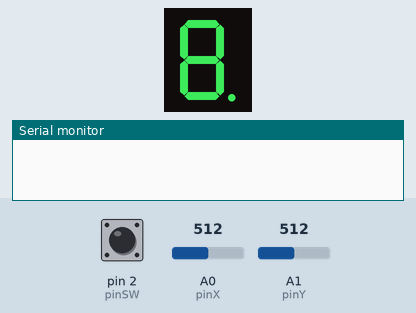
Recording of a sketch running on a simulated Arduino Uno, built with avr-gcc and run on an emulated ATmega328P. Shown: 1-digit seven-segment display, the last lines printed to the serial monitor. Wiring (inferred from the names in the program): 1-digit 7-segment display, segments lit when LOW: segments pin 10, pin 9, pin 8, pin 7, pin 6, pin 5, pin 4, pin 12. Inputs (shaded band) come from the test bench; at power-on: A0 (pinX) = 512, pin 2 (pinSW) HIGH, A1 (pinY) = 512. The segment pins are drawn as the display they are named for.

Above: at 0.87 s.
1.3 s: A0 (pinX) set to 374
At 1.62 s:
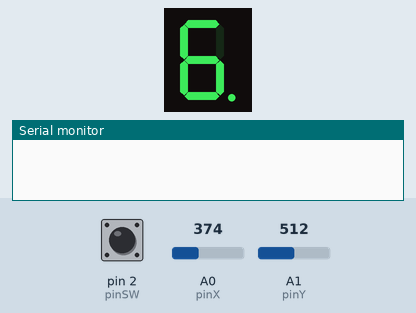
3.7 s: pin 2 (pinSW) pulled LOW for 1 s
At 5.12 s:
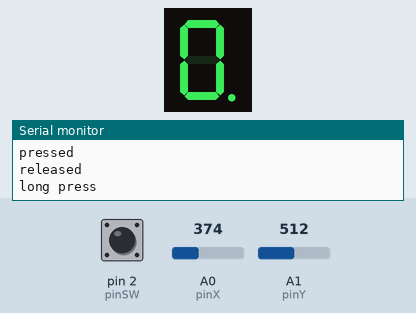
Timing chart, 0 to 6.7 s (numbered marks = the images above; inputs shaded):
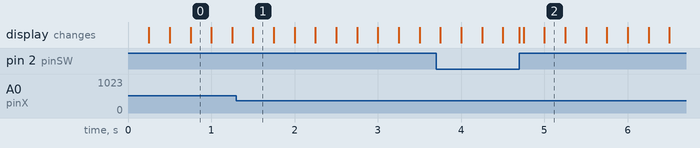

Measured:
- after the input at 1.3 s, the display: changes after 0.20 s (image 1)
- after the input at 3.7 s, the display: first differs from a run without the input after 1.0 s (image 2)

The sketch:

Homework_04.ino
```cpp
// 7 segment display initialization

const int pinA = 12;
const int pinB = 10;
const int pinC = 9;
const int pinD = 8;
const int pinE = 7;
const int pinF = 6;
const int pinG = 5;
const int pinDP = 4;

const int segSize = 8;
int index = segSize - 1;

const bool commonAnode = false;

const int segments[segSize] = {
  pinA, pinB, pinC, pinD, pinE, pinF, pinG, pinDP
};

int segState[segSize];

byte state = HIGH;

const int flickerTime = 500;

// joystick initialization

const int pinSW = 2;
const int pinX = A0;
const int pinY = A1;
byte swState = LOW;
byte dpState = LOW;
byte lastSwState = LOW;
int xValue = 0;
int yValue = 0;

bool joyMoved = false;

int minThreshold = 384;
int maxThreshold = 640;

int movementMatrix[segSize][4] = {
  { -1, 6, 5, 1 },
  { 0, 6, 5, -1 },
  { 6, 3, 4, 7 },
  { 6, -1, 4, 2 },
  { 6, 3, -1, 2 },
  { 0, 6, -1, 1 },
  { 0, 3, -1, -1 },
  { -1, -1, 2, -1 }
};

// segment toggle routine

volatile bool buttonDown = false;
volatile bool segToggle = false;
volatile bool reset = false;

volatile unsigned long buttonDownTime = 0;
const unsigned long debounceDelay = 50;
const unsigned long longPressDelay = 1000;

void toggleSegment() {
  segToggle = true;

  // button pressed
  int currentState = digitalRead(pinSW);
  if (currentState == LOW) {
    if (!buttonDown) {
      Serial.println("pressed");
      buttonDown = true;
      buttonDownTime = micros();
    }
  }

  // button released
  else {
    if (buttonDown && micros() - buttonDownTime > debounceDelay * 1000) {
      Serial.println("released");
      buttonDown = false;

      if (micros() - buttonDownTime > longPressDelay * 1000) {
        Serial.println("long press");
        // reset = true;
        for (int i = 0; i < segSize; i++) {
          segState[i] = !state;
          index = segSize - 1;
        }
      } else {
        Serial.println("toggle segment");
        // segToggle = true;
        segState[index] = !segState[index];
      }
    }
  }
}

void drawDisplay() {
  for (int i = 0; i < segSize; i++) {
    if (i == index) {
      if (millis() % flickerTime < flickerTime / 2) {
        digitalWrite(segments[i], HIGH);
      } else {
        digitalWrite(segments[i], LOW);
      }
    } else {
      digitalWrite(segments[i], segState[i]);
    }
  }
}

int readJoystick() {
  xValue = analogRead(pinX);
  yValue = analogRead(pinY);

  // reset movement on resting position
  if (xValue < maxThreshold && xValue > minThreshold && yValue < maxThreshold && yValue > minThreshold) {
    joyMoved = false;
    return -1;
  }

  // joystick hasn't returned to default position
  if (joyMoved) return -1;

  if (yValue < minThreshold && joyMoved == false) {
    // JOYSTICK UP
    joyMoved = true;
    return 0;
  }

  if (yValue > maxThreshold && joyMoved == false) {
    // JOYSTICK DOWN
    joyMoved = true;
    return 1;
  }

  if (xValue < minThreshold && joyMoved == false) {
    // JOYSTICK LEFT
    joyMoved = true;
    return 2;
  }

  if (xValue > maxThreshold && joyMoved == false) {
    // JOYSTICK RIGHT
    joyMoved = true;
    return 3;
  }
}


void setup() {
  if (commonAnode) state = !state;

  for (int i = 0; i < segSize; i++) {
    pinMode(segments[i], OUTPUT);
    segState[i] = !state;
  }

  pinMode(pinSW, INPUT_PULLUP);

  attachInterrupt(digitalPinToInterrupt(pinSW), toggleSegment, CHANGE);

  Serial.begin(9600);
}

void loop() {
  // read joystick position
  int position = readJoystick();

  // move current index
  if(position > -1) {
    if (movementMatrix[index][position] != -1) index = movementMatrix[index][position];
  }

  // draw segment state
  drawDisplay();
}
```
